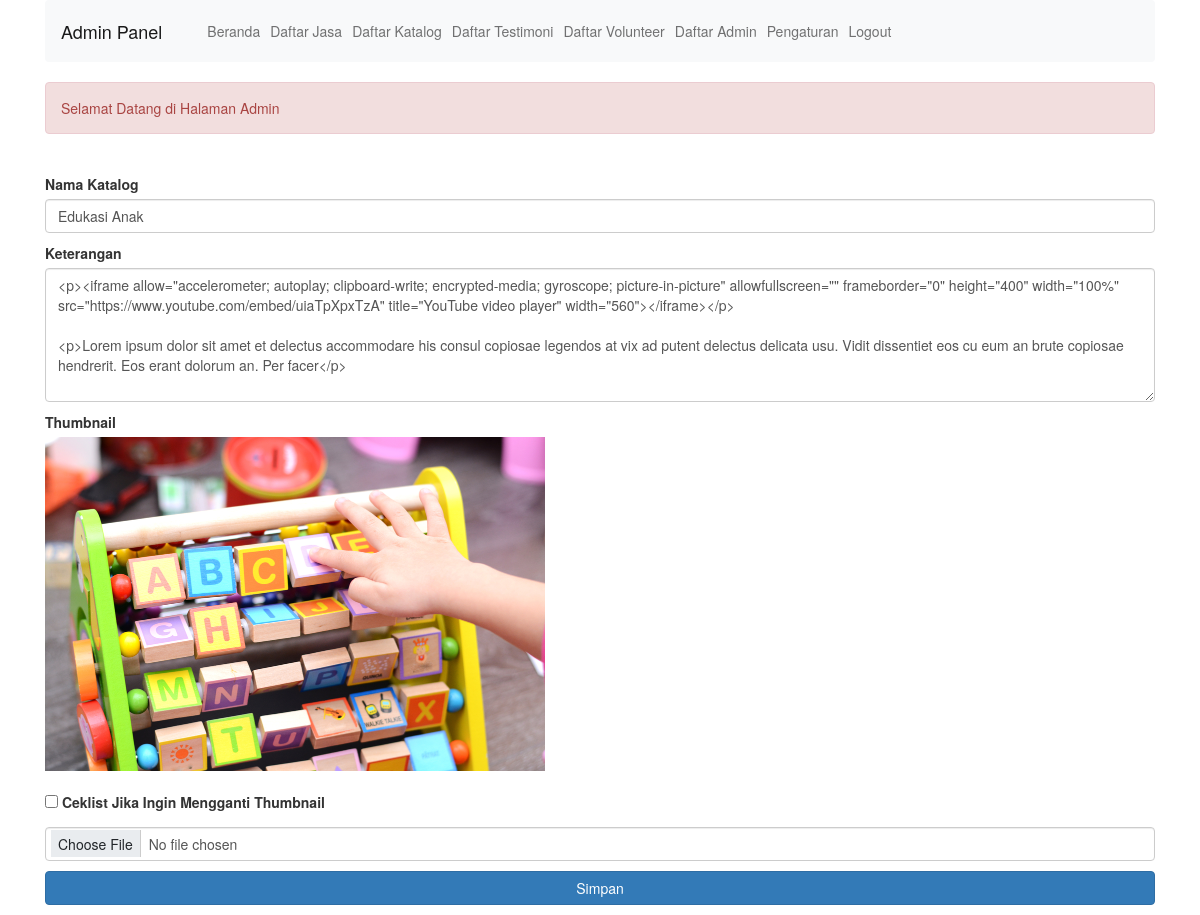
Page /adminbak/edit-katalog.php?id_katalog=5 (signed in) on the committed database.
### tables this page shows
CREATE TABLE `tbl_katalog` (
  `id_katalog` int(11) NOT NULL,
  `judul` varchar(44) NOT NULL,
  `isi` text NOT NULL,
  `thumbnail` varchar(255) NOT NULL
);

### adminbak/edit-katalog.php (the view, shortened to what this page needs)
<?php
    include "config/koneksi.php";
    $id_katalog     = mysqli_real_escape_string($connection,$_GET['id_katalog']);
    $query          = "SELECT * FROM tbl_katalog WHERE id_katalog='".$id_katalog."'";
    $sql            = mysqli_query($connection, $query);
    $data           = mysqli_fetch_array($sql);
?>
<!doctype html>
<html lang="en">
<head>
    <link href="https://cdn.jsdelivr.net/npm/bootstrap@5.2.0-beta1/dist/css/bootstrap.min.css" rel="stylesheet"
>
    <link rel="stylesheet" href="https://maxcdn.bootstrapcdn.com/bootstrap/3.3.7/css/bootstrap.min.css">
</head>
<body>
    <div class="container">
        <?php include "navbar.php"; ?>
        <br>
        <form action="config/update.php" method="post" enctype="multipart/form-data">
        <div class="mb-3">
            <label class="form-label">Nama Katalog</label>
            <input type="text" class="form-control" name="judul" value="<?php echo $data['judul']; ?>" id="validationServer01" placeholder="Isi Nama Katalaog" required />
        </div>
        <div class="mb-3">
            <label class="form-label">Keterangan</label>
            <textarea class="form-control" name="isi" id="editor1" rows="6" id="validationServer02" placeholder="Isi Keterangan Katalog" required /><?php echo $data['isi']; ?></textarea>
        </div>
        <div class="mb-3">
            <label class="form-label">Thumbnail</label><br>
            <img src="../img/katalog/<?php echo $data['thumbnail']; ?>" style="width:100%;max-width:500px"><br><br>
            <input type="checkbox" name='ubah_thumbnail' value='true'>
            <label style=""> Ceklist Jika Ingin Mengganti Thumbnail
            <br>
        </div>
        <div class="mb-3">
            <input type="file" class="form-control" name="thumbnail">
        </div>
        <div class="mb-3">
            <input type="submit" value="Simpan" class="btn btn-primary" style="width:100%">
        </div>
        </form>
</body>
</html>

### rows in the picture
tbl_katalog: judul "Edukasi Anak", isi "<p><iframe allow=\"accelerometer; autoplay; clipboard-write; encrypted-media; gyroscope; picture-in-picture\" allowfullscreen=\"\" frameborder=\"0\" height=\"400\" width=\"100%\" src=\"https://www.youtube.com/embed/uiaTpXpxTzA\" title=\"YouTube video player\" width=\"560\"></iframe></p> <p>Lorem ipsum dolor sit amet et delectus accommodare his consul copiosae legendos at vix ad putent delectus delicata usu. Vidit dissentiet eos cu eum an brute copiosae hendrerit. Eos erant dolorum an. Per facer</p>", thumbnail (picture)
